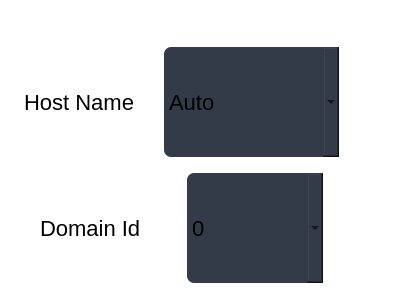
<?xml version="1.0" encoding="UTF-8"?>
<ui version="4.0">
 <class>ComodelsConfigBox</class>
 <widget class="QGroupBox" name="ComodelsConfigBox">
  <property name="geometry">
   <rect>
    <x>0</x>
    <y>0</y>
    <width>400</width>
    <height>300</height>
   </rect>
  </property>
  <property name="windowTitle">
   <string>GroupBox</string>
  </property>
  <property name="styleSheet">
   <string notr="true">QGroupBox::title{
	color: rgb(255, 255, 255);
	margin-top: 10px;
	bottom: 20px;
}
QGroupBox{
	margin-top: 10px;
	background-color: transparent;
    border: 1px solid rgb(255, 255, 255);
	padding-top: 20px;
font:22px;
font:bold;
border-color:white;
}
</string>
  </property>
  <property name="title">
   <string/>
  </property>
  <layout class="QGridLayout" name="gridLayout">
   <item row="0" column="0">
    <layout class="QHBoxLayout" name="HostName_Hlayout">
     <property name="topMargin">
      <number>5</number>
     </property>
     <property name="bottomMargin">
      <number>5</number>
     </property>
     <item>
      <spacer name="HostName_HSpacer_left">
       <property name="orientation">
        <enum>Qt::Horizontal</enum>
       </property>
       <property name="sizeHint" stdset="0">
        <size>
         <width>28</width>
         <height>20</height>
        </size>
       </property>
      </spacer>
     </item>
     <item>
      <widget class="QLabel" name="HostName_HSpacer_label">
       <property name="sizePolicy">
        <sizepolicy hsizetype="Preferred" vsizetype="Preferred">
         <horstretch>8</horstretch>
         <verstretch>0</verstretch>
        </sizepolicy>
       </property>
       <property name="styleSheet">
        <string notr="true">font-size:22px;
font:normal</string>
       </property>
       <property name="text">
        <string>Host Name</string>
       </property>
      </widget>
     </item>
     <item>
      <spacer name="HostName_HSpacer_mid">
       <property name="orientation">
        <enum>Qt::Horizontal</enum>
       </property>
       <property name="sizeHint" stdset="0">
        <size>
         <width>40</width>
         <height>20</height>
        </size>
       </property>
      </spacer>
     </item>
     <item>
      <widget class="QComboBox" name="HostName_comboBox">
       <property name="sizePolicy">
        <sizepolicy hsizetype="Preferred" vsizetype="Expanding">
         <horstretch>20</horstretch>
         <verstretch>0</verstretch>
        </sizepolicy>
       </property>
       <property name="styleSheet">
        <string notr="true">background-color:#343b48;
font:normal;
font-size:22px;
border-radius:7px;</string>
       </property>
       <item>
        <property name="text">
         <string>Auto</string>
        </property>
       </item>
       <item>
        <property name="text">
         <string>egc-med-bell</string>
        </property>
       </item>
       <item>
        <property name="text">
         <string>egc-med-baird</string>
        </property>
       </item>
       <item>
        <property name="text">
         <string>egc-med-nozark</string>
        </property>
       </item>
      </widget>
     </item>
     <item>
      <spacer name="HostName_HSpacer_right">
       <property name="orientation">
        <enum>Qt::Horizontal</enum>
       </property>
       <property name="sizeHint" stdset="0">
        <size>
         <width>65</width>
         <height>20</height>
        </size>
       </property>
      </spacer>
     </item>
    </layout>
   </item>
   <item row="1" column="0">
    <layout class="QHBoxLayout" name="DomainId_Hlayout">
     <property name="topMargin">
      <number>5</number>
     </property>
     <property name="bottomMargin">
      <number>5</number>
     </property>
     <item>
      <spacer name="DomainId_HSpacer_left">
       <property name="orientation">
        <enum>Qt::Horizontal</enum>
       </property>
       <property name="sizeHint" stdset="0">
        <size>
         <width>28</width>
         <height>20</height>
        </size>
       </property>
      </spacer>
     </item>
     <item>
      <widget class="QLabel" name="DomainId_HSpacer_label">
       <property name="sizePolicy">
        <sizepolicy hsizetype="Preferred" vsizetype="Preferred">
         <horstretch>8</horstretch>
         <verstretch>0</verstretch>
        </sizepolicy>
       </property>
       <property name="styleSheet">
        <string notr="true">font-size:22px;
font:normal</string>
       </property>
       <property name="text">
        <string>Domain Id</string>
       </property>
      </widget>
     </item>
     <item>
      <spacer name="DomainId_HSpacer_mid">
       <property name="orientation">
        <enum>Qt::Horizontal</enum>
       </property>
       <property name="sizeHint" stdset="0">
        <size>
         <width>40</width>
         <height>20</height>
        </size>
       </property>
      </spacer>
     </item>
     <item>
      <widget class="QComboBox" name="DomainId_comboBox">
       <property name="sizePolicy">
        <sizepolicy hsizetype="Preferred" vsizetype="Expanding">
         <horstretch>20</horstretch>
         <verstretch>0</verstretch>
        </sizepolicy>
       </property>
       <property name="styleSheet">
        <string notr="true">background-color:#343b48;
font:normal;
font-size:22px;
border-radius:7px;</string>
       </property>
       <item>
        <property name="text">
         <string>0</string>
        </property>
       </item>
       <item>
        <property name="text">
         <string>1</string>
        </property>
       </item>
       <item>
        <property name="text">
         <string>2</string>
        </property>
       </item>
       <item>
        <property name="text">
         <string>3</string>
        </property>
       </item>
      </widget>
     </item>
     <item>
      <spacer name="DomainId_HSpacer_right">
       <property name="orientation">
        <enum>Qt::Horizontal</enum>
       </property>
       <property name="sizeHint" stdset="0">
        <size>
         <width>65</width>
         <height>20</height>
        </size>
       </property>
      </spacer>
     </item>
    </layout>
   </item>
  </layout>
 </widget>
 <resources/>
 <connections/>
</ui>
